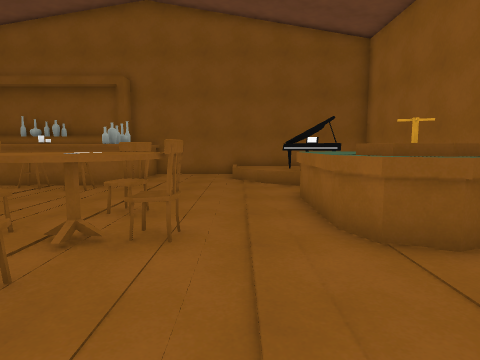
view 1 (above)

18 first-person views from a walk through a 3-D level made in the Unity game engine. The camera is 1.4 m above the floor, tilts 6° down and sees 75° across. Doors are open. The floor is counted in squares, 1 m on a side. Each view is taken from the middle of a square. On the plan, view 1 faces up. The plan holds only what a view shows up to about 14 squares ahead; the rest is blank. The place goes on beyond the plan.

view 2
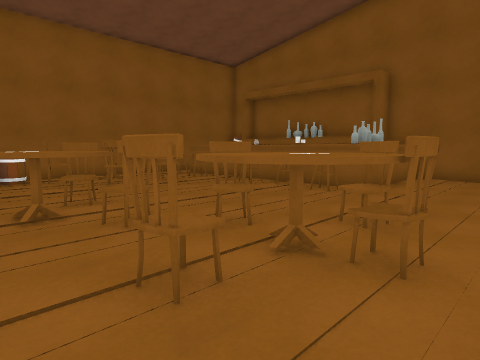

view 3
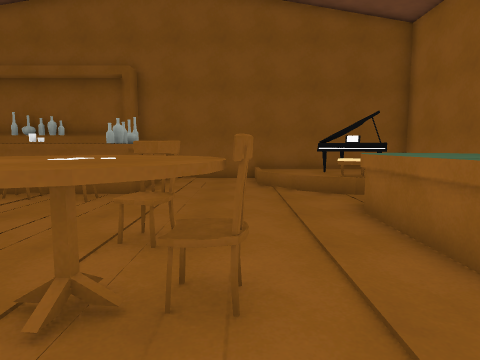

view 4
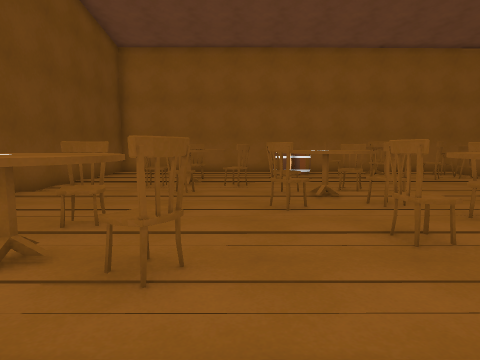

view 5
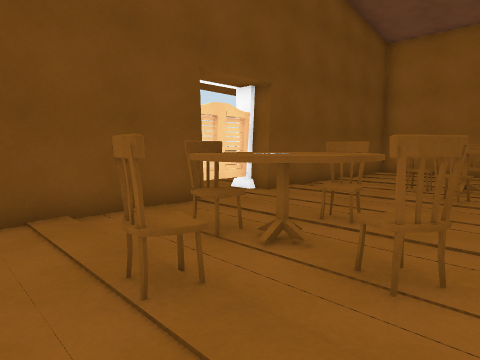

view 6
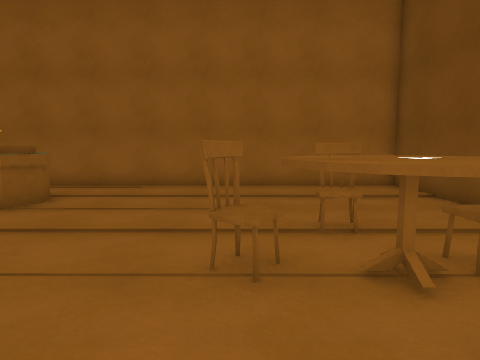

view 7
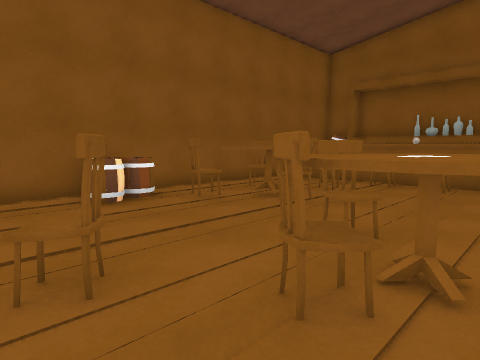

view 8
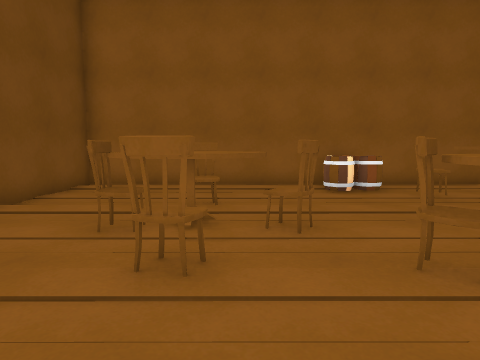

view 9
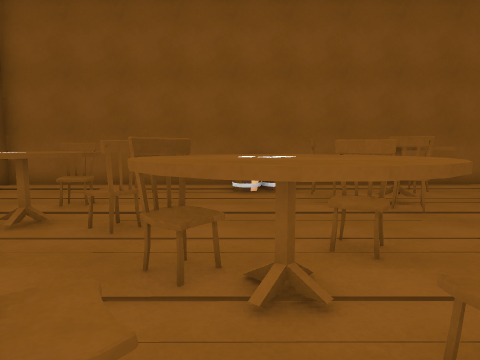

view 10
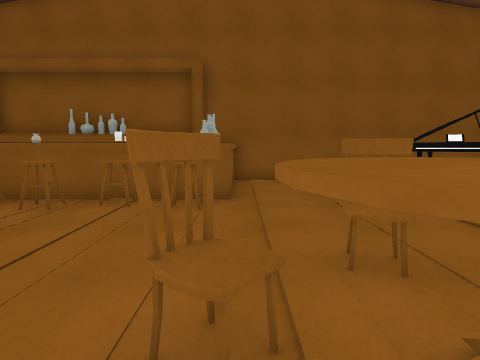

view 11
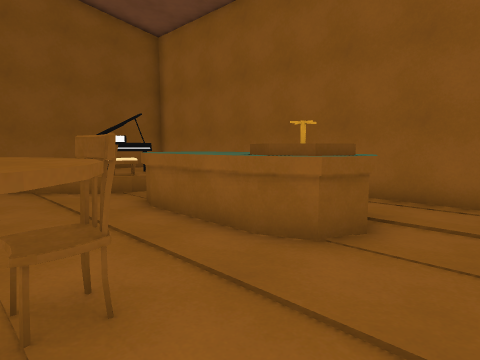

view 12
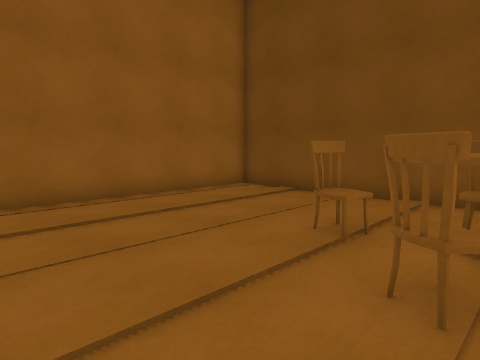

view 13
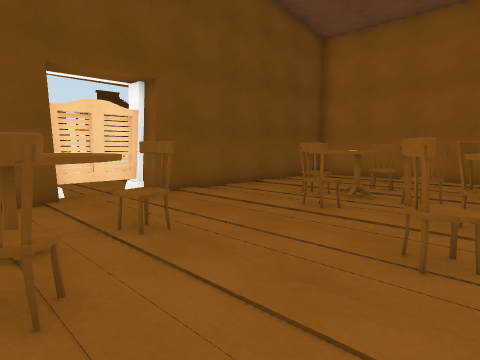

view 14
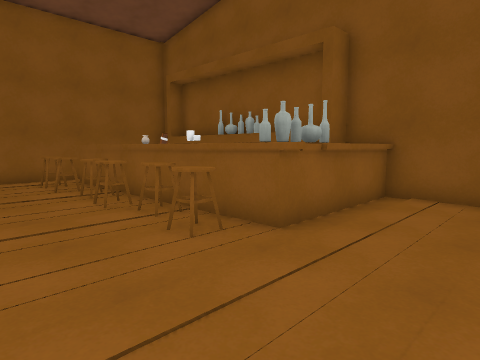

view 15
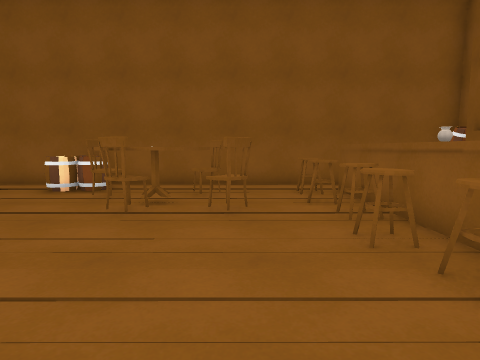

view 16
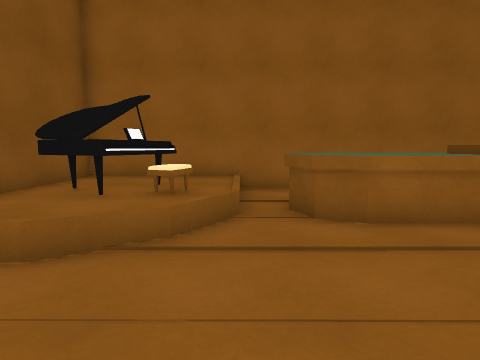

view 17
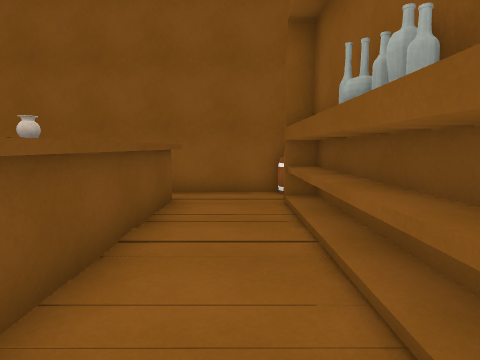

view 18
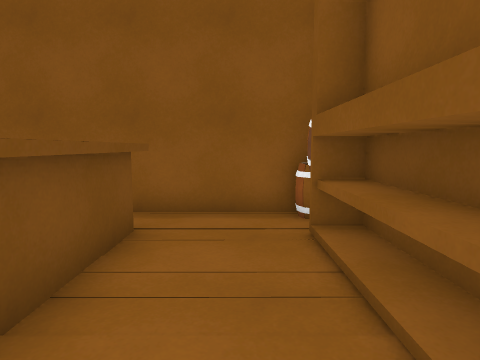

### Floor plan
Key: @ floor where view 1 was taken; # wall or solid block; . main floor; : floor 0.5 m higher than the main floor; / step, stairs or slope; = window, fence, low wall or low ledge; ^ raised ledge; O other object.
Columns run from 16 left of view 1 to 7 right of it. Each row starts with its distance up from view 1.
 16          ###############
 15 ########### ^...:::^#::#
 14 #........ .^^...::^##::#
 13 #........  ^^.../:O##::#
 12 #.^^^^^^^^ ^^....:OO:::#
 11 #.^^^^^^^^^^....../////#
 10 #.^^^.^^^^.^......#^/..#
  9 #.................^^^  #
  8 #....#............^^^  #
  7 #..#^^.......##...^^   #
  6 #..^^^.......^^...^^^ .#
  5 #..^^^.....#^^^^..^#^..#
  4 #.#.#...^^^#^^^^..#^#..#
  3 #^^.....^^^#.^^........#
  2 #^^.....^^^............#
  1 #.......#^^#...........#
  0 #.....=#........@......#
 -1 #....=^^......#^.......#
 -2 #....^^^^....^^^=......#
 -3 #.....^^.....^^^^......#
 -4 #.............^^.......#
 -5 #......................#
 -6 #......................#
 -7 ###########..###########
 -8           ####

Where each view was taken, in squares from view 1:
view 1: 0 up, 0 right, facing up
view 2: 1 up, 0 right, facing up-left
view 3: 2 up, 1 left, facing up
view 4: 0 up, 2 right, facing left
view 5: 0 up, 2 right, facing down-left
view 6: 1 down, 5 left, facing right
view 7: 1 down, 6 left, facing up-left
view 8: 1 down, 4 left, facing left
view 9: 2 up, 4 left, facing left
view 10: 3 up, 4 left, facing up
view 11: 2 up, 2 left, facing up-right
view 12: 2 up, 2 left, facing down-right
view 13: 2 up, 1 left, facing down-left
view 14: 7 up, 1 left, facing up-left
view 15: 8 up, 4 left, facing left
view 16: 11 up, 4 left, facing right
view 17: 14 up, 6 left, facing left
view 18: 14 up, 9 left, facing left
